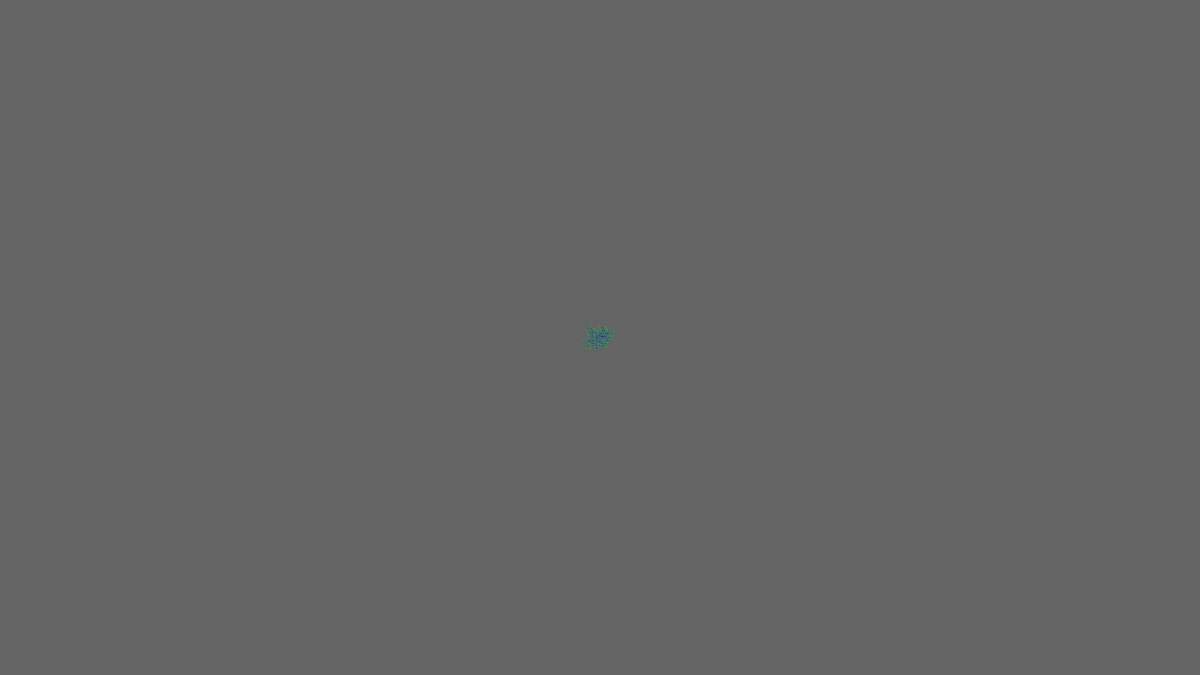
Frame 1 (no input)
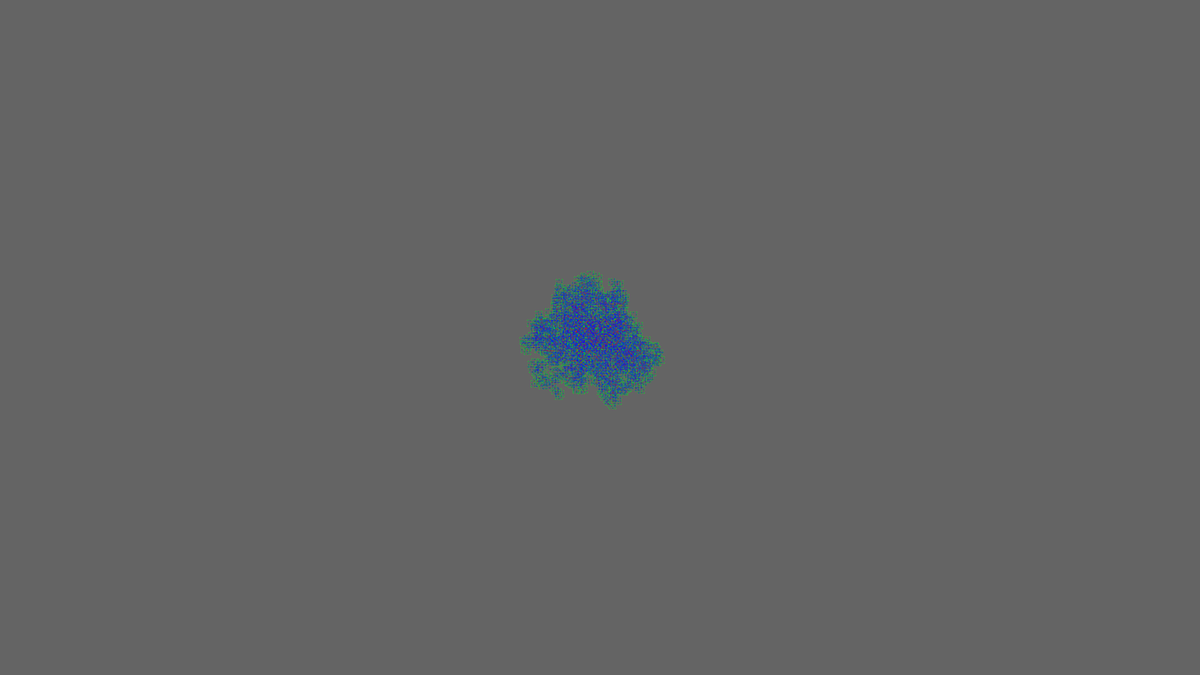
Frame 60 (no input)
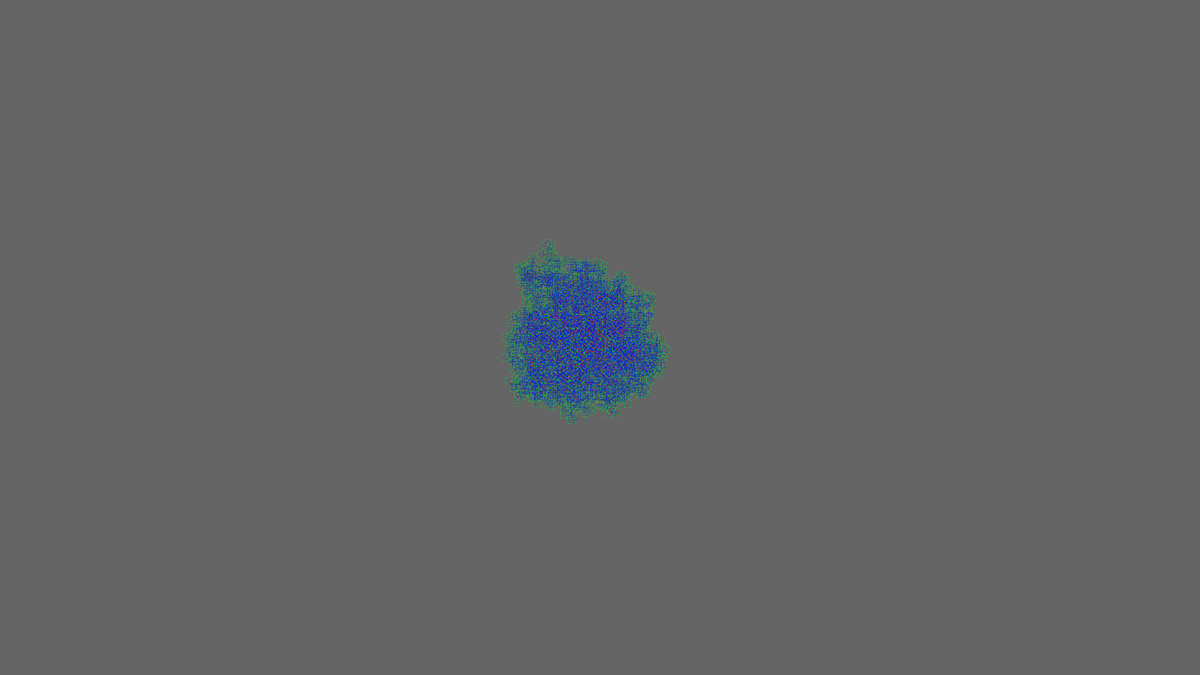
Frame 120 (the mouse pressed at the canvas centre since frame 60)

The p5.js sketch that drew these frames (run headless with seeded random() and noise() and a simulated clock; from frame 60 on, the mouse is pressed at the canvas centre):

// p5.js sketch
// ── sketch.js
let grid;
let x;
let y;
let dir;

let ANTUP = 0;
let ANTRIGHT = 1;
let ANTDOWN = 2;
let ANTLEFT = 3;

let Background;
let col1;
let col2;
let col3;
let col4;
let col5;

function setup() {
    createCanvas(1920, 1080);
    grid = make2DArray(width, height);
    x = width / 2;
    y = height / 2;
    dir = ANTUP;

    Background = color(100, 100, 100)
    col1 = color(255, 0, 0)
    col2 = color(0, 255, 0);
    col3 = color(0, 0, 255);
    col4 = color(0, 25, 255);
    col5 = color(255, 0, 255);

    background(Background)
}

function turnRight() {
    dir++;
    if (dir > ANTLEFT) {
        dir = ANTUP;
    }
}

function turnLeft() {
    dir--;
    if (dir < ANTUP) {
        dir = ANTLEFT;
    }
}

function moveForward() {
    if (dir == ANTUP) {
        y--;
    } else if (dir == ANTRIGHT) {
        x++;
    } else if (dir == ANTDOWN) {
        y++;
    } else if (dir == ANTLEFT) {
        x--;
    }

    if (x > width - 1) {
        x = 0;
    } else if (x < 0) {
        x = width - 1;
    }
    if (y > height - 1) {
        y = 0;
    } else if (y < 0) {
        y = height - 1;
    }
}

function draw() {
    strokeWeight(1);
    for (let n = 0; n < 1000; n++) {
        let state = grid[x][y];
        if (state == 0) {
            turnRight();
            grid[x][y] = 1;
        } else if (state == 1) {
            turnLeft();
            turnLeft();
            grid[x][y] = 2;
        } else if (state == 2) {
            moveForward();
            moveForward();
            moveForward();
            grid[x][y] = 3;
        } else if (state == 3) {
            moveForward();
            grid[x][y] = 4;
            moveForward();
            grid[x][y] = 2;
            moveForward();
            grid[x][y] = 1;
            moveForward();
            grid[x][y] = 0;
        } else if (state == 4) {
            moveForward();
            grid[x][y] = 3;
            moveForward();
            grid[x][y] = 2;
            moveForward();
            grid[x][y] = 1;
        }

        stroke(col1);
        if (grid[x][y] == 1) {
            stroke(col2);
        } else if (grid[x][y] == 2) {
            stroke(col3);
        } else if (grid[x][y] == 3) {
            stroke(col4);
        } else if (grid[x][y] == 4) {
            stroke(col5);
        }
        point(x, y);
        moveForward();
    }
}

function make2DArray(cols, rows) {
    let arr = new Array(cols);
    for (let i = 0; i < arr.length; i++) {
        arr[i] = new Array(rows);
        for (let j = 0; j < arr[i].length; j++) {
            arr[i][j] = 0;
        }
    }
    return arr;
}
